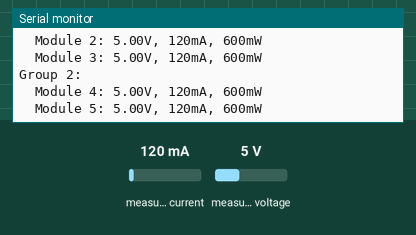
Simulated run of this sketch. Board: Arduino Uno, built for the host (arithmetic inside an expression is 32-bit, double 64-bit). Shown: the last lines printed to the serial monitor. The test bench sets the inputs (shaded band); at power-on: measured current 120 mA, measured voltage 5 V.

Above: at 2.2 s.
2.3 s: measured current set to 40 mA
At 3.6 s:
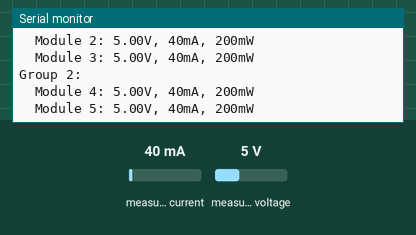
3.8 s: measured voltage set to 0.3 V
At 4.6 s:
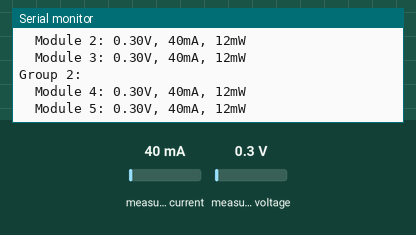
5.3 s: measured current set to 500 mA
At 7.0 s:
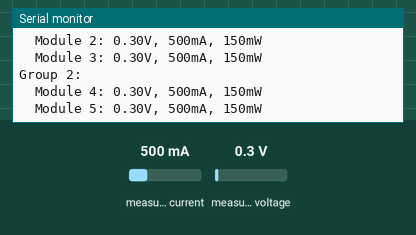
Timing chart, 0 to 8.5 s (numbered marks = the images above; inputs shaded):
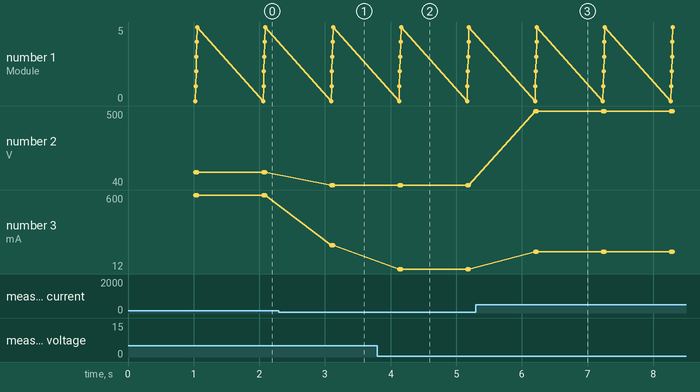

Measured:
- after the input at 2.3 s, the serial monitor: prints a new line after 0.79 s (image 1)
- after the input at 3.8 s, the serial monitor: prints a new line after 0.33 s (image 2)
- after the input at 5.3 s, the serial monitor: prints a new line after 0.90 s (image 3)
- plotted number 2: 40 → 500 after the input at 5.3 s
- plotted number 3: 600 → 200 after the input at 2.3 s, 200 → 12 after the input at 3.8 s, 12 → 150 after the input at 5.3 s

The sketch:

test_ina219.ino
```cpp
/*
 * Test Program: INA219 Voltage/Current Sensors
 *
 * Tests all 6 INA219 sensors on two I2C buses
 * - Group 1: 4 sensors on SCL D35, SDA D34 (addresses 0x40-0x43)
 * - Group 2: 2 sensors on SCL D25, SDA D26 (addresses 0x40-0x41)
 * - Displays voltage and current readings every second
 */

#include <Wire.h>
#include <Adafruit_INA219.h>

#define I2C1_SDA 34
#define I2C1_SCL 35
#define I2C2_SDA 26
#define I2C2_SCL 25

// INA219 Sensors
Adafruit_INA219 ina219_group1[4];
Adafruit_INA219 ina219_group2[2];

// I2C Buses
TwoWire I2C_1 = TwoWire(0);
TwoWire I2C_2 = TwoWire(1);

void setup() {
  Serial.begin(115200);
  Serial.println("\n=== INA219 Sensor Test ===");

  // Initialize I2C buses
  I2C_1.begin(I2C1_SDA, I2C1_SCL, 100000);
  I2C_2.begin(I2C2_SDA, I2C2_SCL, 100000);
  Serial.println("I2C buses initialized");

  // Initialize Group 1 sensors (4 sensors)
  Serial.println("\nInitializing Group 1 (I2C_1):");
  for (int i = 0; i < 4; i++) {
    Serial.print("  Sensor ");
    Serial.print(i);
    Serial.print(" (0x");
    Serial.print(0x40 + i, HEX);
    Serial.print("): ");

    if (ina219_group1[i].begin(0x40 + i, &I2C_1)) {
      Serial.println("OK");
    } else {
      Serial.println("FAILED");
    }
  }

  // Initialize Group 2 sensors (2 sensors)
  Serial.println("\nInitializing Group 2 (I2C_2):");
  for (int i = 0; i < 2; i++) {
    Serial.print("  Sensor ");
    Serial.print(4 + i);
    Serial.print(" (0x");
    Serial.print(0x40 + i, HEX);
    Serial.print("): ");

    if (ina219_group2[i].begin(0x40 + i, &I2C_2)) {
      Serial.println("OK");
    } else {
      Serial.println("FAILED");
    }
  }

  Serial.println("\nStarting measurements...\n");
  delay(1000);
}

void loop() {
  Serial.println("=== Sensor Readings ===");

  // Read Group 1 sensors
  Serial.println("Group 1:");
  for (int i = 0; i < 4; i++) {
    float busVoltage = ina219_group1[i].getBusVoltage_V();
    float current_mA = ina219_group1[i].getCurrent_mA();
    float power_mW = ina219_group1[i].getPower_mW();

    Serial.print("  Module ");
    Serial.print(i);
    Serial.print(": ");
    Serial.print(busVoltage, 2);
    Serial.print("V, ");
    Serial.print(current_mA, 0);
    Serial.print("mA, ");
    Serial.print(power_mW, 0);
    Serial.println("mW");
  }

  // Read Group 2 sensors
  Serial.println("Group 2:");
  for (int i = 0; i < 2; i++) {
    float busVoltage = ina219_group2[i].getBusVoltage_V();
    float current_mA = ina219_group2[i].getCurrent_mA();
    float power_mW = ina219_group2[i].getPower_mW();

    Serial.print("  Module ");
    Serial.print(4 + i);
    Serial.print(": ");
    Serial.print(busVoltage, 2);
    Serial.print("V, ");
    Serial.print(current_mA, 0);
    Serial.print("mA, ");
    Serial.print(power_mW, 0);
    Serial.println("mW");
  }

  Serial.println();
  delay(1000);
}
```
